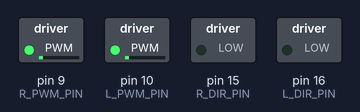
Simulated run of this sketch. Board: Arduino Uno, built with avr-gcc and run on an emulated ATmega328P. Parts: switched loads named in the sketch (green lamp = pin HIGH). What the sketch prints to the serial monitor is not drawn. At 10.1 s the program stops and its outputs stay as they are.

Above: at 0.2 s.
At 10.2 s:
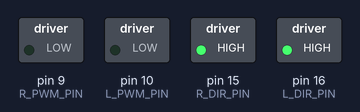
Timing chart, 0 to 11.6 s (numbered marks = the images above):
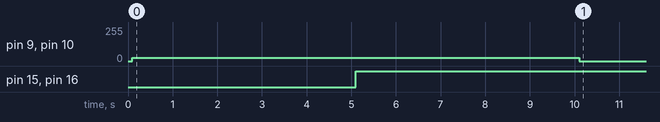

The sketch:

Labsheet_2.ino
```cpp
// Powering motors labsheet
#include "math.h"
#include "motors.h"

Motors_c motors;

void setup() {

  // Set all the motor pins as outputs.
  motors.initialise();

  // Start serial, send debug text.
  Serial.begin(9600);
  Serial.println("**RESET**");
  delay(100);

}

// Repeats.
void loop() {

  motors.setMotorPower(25, 25);
  delay(5000);
  motors.setMotorPower(-25, -25);
  delay(5000);

  motors.stop_robot();


}
```

motors.h
```cpp
// this #ifndef stops this file
// from being included mored than
// once by the compiler.
#ifndef _MOTORS_H
#define _MOTORS_H

# define L_PWM_PIN 10
# define L_DIR_PIN 16
# define R_PWM_PIN 9
# define R_DIR_PIN 15

# define REV HIGH // Remember notation
# define FWD LOW


// Class to operate the motor(s).
class Motors_c {
  public:

    // Constructor, must exist.
    Motors_c() {

    }

    void initialise() {

      pinMode( L_PWM_PIN, OUTPUT);
      pinMode( R_PWM_PIN, OUTPUT);
      pinMode( R_DIR_PIN, OUTPUT);
      pinMode( L_DIR_PIN, OUTPUT);

    }

    void set_dir(boolean forwards) {
      if (forwards) {
        digitalWrite( L_DIR_PIN, FWD);
        digitalWrite( R_DIR_PIN, FWD);
      } else {
        digitalWrite( L_DIR_PIN, REV);
        digitalWrite( R_DIR_PIN, REV);
      }
    }

    void setMotorPower( float left_pwm, float right_pwm ) {
      // Sets the power up to 70 and direction of the motors.
      // Set the direction based on the sign of the input values
      if (left_pwm >= 0) {
        digitalWrite(L_DIR_PIN, FWD);
      } else {
        digitalWrite(L_DIR_PIN, REV);
      }

      if (right_pwm >= 0) {
        digitalWrite(R_DIR_PIN, FWD);
      } else {
        digitalWrite(R_DIR_PIN, REV);
      }

      // Map the absolute values of pwm to the range [0, 70]
      int left_pwm_mapped = constrain(abs(left_pwm), 0, 70);
      int right_pwm_mapped = constrain(abs(right_pwm), 0, 70);

      // Set the PWM values using analogWrite()
      analogWrite(L_PWM_PIN, left_pwm_mapped);
      analogWrite(R_PWM_PIN, right_pwm_mapped);

    }


    void circle(int size, int speed) {
      // go in a circle radius size
      analogWrite( L_PWM_PIN, speed * sin(size + 2));
      analogWrite( R_PWM_PIN, speed * sin(size ));

    }

    void stop_robot() {
      while (1) {
        analogWrite( L_PWM_PIN, 0 );
        analogWrite( R_PWM_PIN, 0 );
      }
    }


};


#endif
```

Measured:
- by itself, pin 9 (R_PWM_PIN), pin 10 (L_PWM_PIN): 0/255 → 25/255 at 0.10 s, → 0/255 10.0 s later
- by itself, pin 15 (R_DIR_PIN), pin 16 (L_DIR_PIN): LOW → HIGH at 5.1 s
